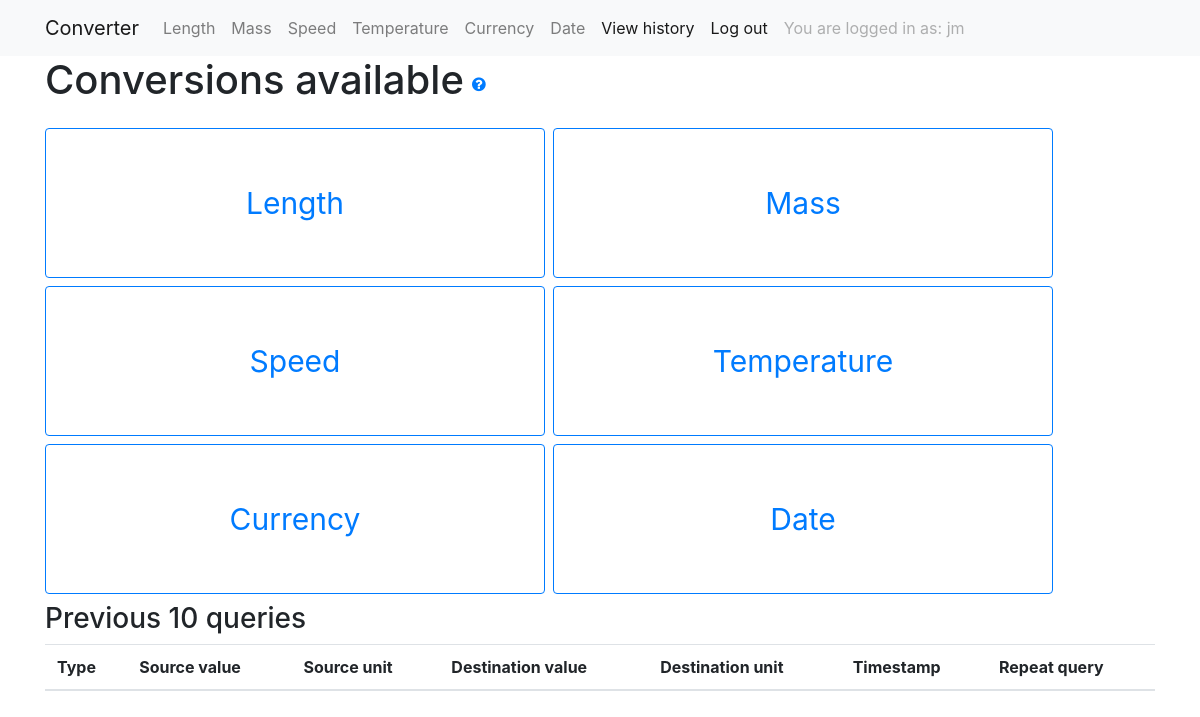
The app's page / (signed in), older data.
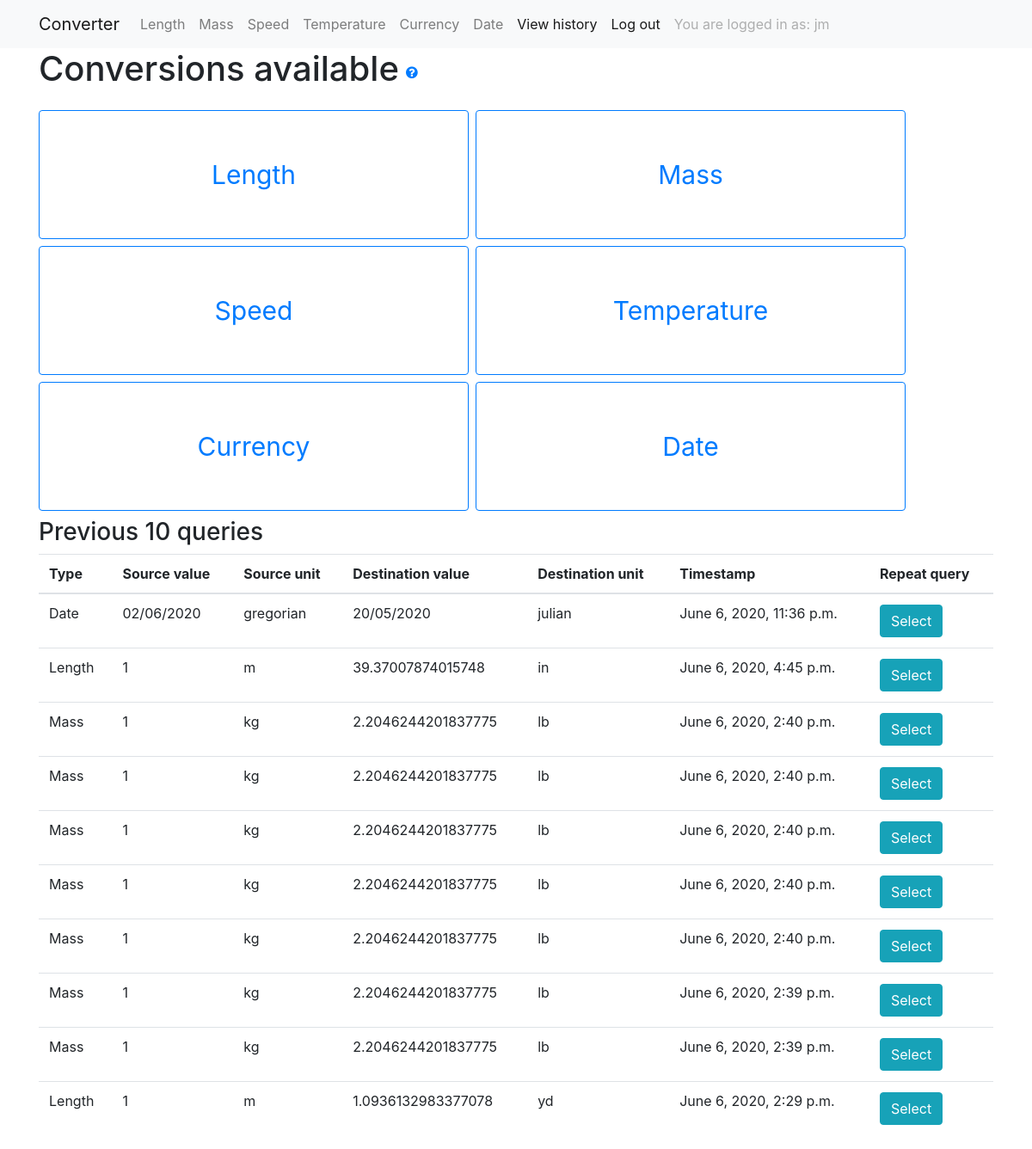
The same page, newer data.
### user_interface/models.py (models this page shows, shortened)
class Type(models.Model):
    measurement = models.CharField(max_length=50)
    def __str__(self):
        return self.measurement

class History(models.Model):
    timestamp = models.DateTimeField(auto_now_add=True)
    source_unit = models.ForeignKey('Unit', on_delete=models.CASCADE, related_name="source")
    source_value = models.CharField(max_length=200)
    destination_unit =  models.ForeignKey('Unit', on_delete=models.CASCADE, related_name="destination")
    destination_value = models.CharField(max_length=200)
    type = models.ForeignKey('Type', on_delete=models.CASCADE)
    user = models.ForeignKey(User, on_delete=models.CASCADE)

class Unit(models.Model):
    type = models.ForeignKey('Type', on_delete=models.CASCADE)
    to_base_multiplier = models.FloatField()
    to_base_adder = models.FloatField()
    unit = models.CharField(max_length=50)
    abbreviation = models.CharField(max_length=10)

### user_interface/views.py (the view)
# urls.py: path("", views.index, name="index"),
def index(request):
    types = Type.objects.all()
    context = {"types": types}
    if request.user.is_authenticated:
        queries = History.objects.filter(user__exact=request.user).order_by('-timestamp')[:10]
        context['queries'] = queries
    return render(request, "index.html", context)

### user_interface/templates/index.html (shortened to what this page needs)
{% extends "base.html" %}
{% load static %}
{% block page_content %}
<head>
</head>
<div class="d-flex flex-row bd-highlight mb-3">
<h1 class="align-self-center">Conversions available</h1>
<a href="javascript:void(0)" class="align-self-center m-2" onclick="toggle_visibility('instructions');">
<i class="fa fa-question-circle" aria-hidden="true"></i>
</a>
</div>
<div class="btn-toolbar" role="toolbar">
  {% for type in types %}
  <div class="mr-2 mb-2" role="group">
    <a href="{% url 'conversion_types' type.measurement %}">
    <button type="button" class="btn btn-primary btn-xl" onclick="this.blur();"">{{ type.measurement }}</button>
    </a>
  </div>
  {% endfor %}
</div>
<h3>Previous 10 queries</h3>
{% if user.is_authenticated %}
<table class="table table-hover">
  <thead>
    <tr>
    <th>Type</th>
    <th>Source value</th>
    <th>Source unit</th>
    <th>Destination value</th>
    <th>Destination unit</th>
    <th>Timestamp</th>
    <th>Repeat query</th>
    </tr>
  </thead>
  <tbody>
  {% for query in queries %}
  <tr>
    <td>{{ query.type.measurement }}</td>
    <td>{{ query.source_value }}</td>
    <td>{{ query.source_unit.abbreviation }}</td>
    <td>{{ query.destination_value }}</td>
    <td>{{ query.destination_unit.abbreviation }}</td>
    <td>{{ query.timestamp }}</td>
    <td><a href="{% url 'conversion_types_history' query.type query.pk %}"><button type="button" name="button" class="btn btn-info">Select</button></a></td>
  </tr>
  {% endfor %}
  </tbody>
</table>
{% else %}
You need to be logged in to view your history
{% endif %}
{% endblock %}

### converter/templates/base.html (shortened to what this page needs)
<link rel="stylesheet" href="https://stackpath.bootstrapcdn.com/bootstrap/4.5.0/css/bootstrap.min.css">
<link rel="stylesheet" href="https://cdnjs.cloudflare.com/ajax/libs/font-awesome/4.7.0/css/font-awesome.min.css">
<nav class="navbar navbar-expand-lg navbar-light bg-light">
    <div class="container">
        <a class="navbar-brand" href="/">Converter</a>
        <div class="collapse navbar-collapse" id="navbarSupportedContent">
          <ul class="navbar-nav mr-auto">
            <li class="nav-item">
              <a class="nav-link" href="{% url 'conversion_types' 'Length'%}">Length</a>
            </li>
            <li class="nav-item">
              <a class="nav-link" href="{% url 'conversion_types' 'Mass'%}">Mass</a>
            </li>
            <li class="nav-item">
              <a class="nav-link" href="{% url 'conversion_types' 'Speed'%}">Speed</a>
            </li>
            <li class="nav-item">
              <a class="nav-link" href="{% url 'conversion_types' 'Temperature'%}">Temperature</a>
            </li>
            <li class="nav-item">
              <a class="nav-link" href="{% url 'conversion_types' 'Currency'%}">Currency</a>
            </li>
            <li class="nav-item">
              <a class="nav-link" href="{% url 'conversion_types' 'Date'%}">Date</a>
            </li>
            {% if user.is_authenticated %}
            <li class="nav-item active">
              <a class="nav-link" href="{% url 'user_history' %}">View history</a>
            </li>
            <li class="nav-item active">
              <a class="nav-link" href="{% url 'log_out_view' %}">Log out</a>
            </li>
            <li class="nav-link nav-item disabled">
              You are logged in as: {{ user }}
            </li>
            {% endif %}
          </ul>
        </div>
    </div>
</nav>
<div class="container">
    {% block page_content %}{% endblock %}
</div>

### user_interface/templates/index.html (style rules this page uses)
.btn-primary { color: #007bff; background-color: #fff; border-color: #007bff; }
.btn-xl { padding: auto auto; width: 500px; height: 150px; font-size: 30px; }

Row changes from the older to the newer data that the page shows:
added History: type.measurement "Date", source_value "02/06/2020", source_unit.abbreviation "gregorian", destination_value "20/05/2020", destination_unit.abbreviation "julian", timestamp "June 6, 2020, 11:36 p.m."
added History: type.measurement "Length", source_value "1", source_unit.abbreviation "m", destination_value "39.37007874015748", destination_unit.abbreviation "in", timestamp "June 6, 2020, 4:45 p.m."
added History: type.measurement "Mass", source_value "1", source_unit.abbreviation "kg", destination_value "2.2046244201837775", destination_unit.abbreviation "lb", timestamp "June 6, 2020, 2:40 p.m."
added History: type.measurement "Mass", source_value "1", source_unit.abbreviation "kg", destination_value "2.2046244201837775", destination_unit.abbreviation "lb", timestamp "June 6, 2020, 2:40 p.m."
added History: type.measurement "Mass", source_value "1", source_unit.abbreviation "kg", destination_value "2.2046244201837775", destination_unit.abbreviation "lb", timestamp "June 6, 2020, 2:40 p.m."
added History: type.measurement "Mass", source_value "1", source_unit.abbreviation "kg", destination_value "2.2046244201837775", destination_unit.abbreviation "lb", timestamp "June 6, 2020, 2:40 p.m."
added History: type.measurement "Mass", source_value "1", source_unit.abbreviation "kg", destination_value "2.2046244201837775", destination_unit.abbreviation "lb", timestamp "June 6, 2020, 2:40 p.m."
added History: type.measurement "Mass", source_value "1", source_unit.abbreviation "kg", destination_value "2.2046244201837775", destination_unit.abbreviation "lb", timestamp "June 6, 2020, 2:39 p.m."
added History: type.measurement "Mass", source_value "1", source_unit.abbreviation "kg", destination_value "2.2046244201837775", destination_unit.abbreviation "lb", timestamp "June 6, 2020, 2:39 p.m."
added History: type.measurement "Length", source_value "1", source_unit.abbreviation "m", destination_value "1.0936132983377078", destination_unit.abbreviation "yd", timestamp "June 6, 2020, 2:29 p.m."
